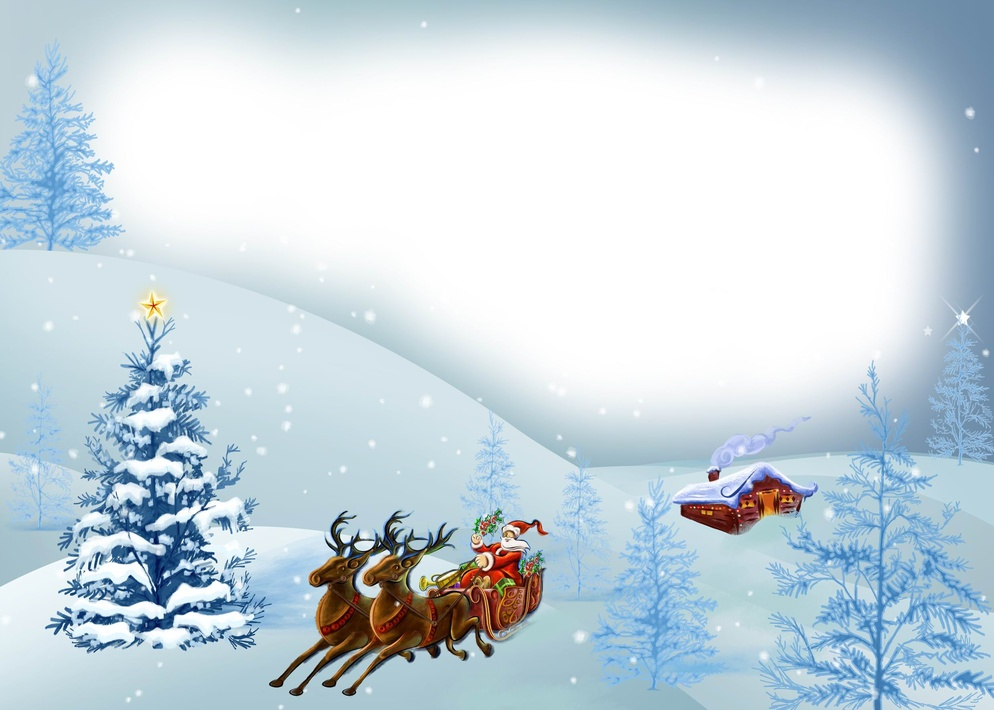
#> input picture Christmas_card.jpg, 994 x 710 px, shrunk from 1920 x 1080 before the run
$ python adding_some_data.py
#> lines starting #> are read from the running program, lines starting #| are printed output that depends on the picture
from PIL import Image, ImageDraw, ImageFont
from shutil import copy
import os
import shutil


def adding_text():
    if True:                                                  # ЕСЛИ ВЫБРАН ПЕРВЫЙ ШАБЛОН
        text_recipient = 'flex'                                   # Добавить текст получателя, полученный из приложения  !!!
        text_sender = 'flex'                                      # Добавить текст отправителя, полученный из приложения !!!

        shutil.copy('pattern_1.jpg', 'Christmas_card.jpg')

        font = ImageFont.truetype("main_font.otf", 100)
        img = Image.open('Christmas_card.jpg')
#> img is the input picture: PIL image 994x710 RGB; mean R, G, B 197.9, 212.9, 221.7
        draw = ImageDraw.Draw(img)
        if len(text_recipient) != 0:
            draw.text((0, 0), text_recipient, (255, 255, 255), font=font)    # ВЫБРАТЬ МЕСТО ДЛЯ ПОЛУЧАТЕЛЯ
        if len(text_sender) != 0:
            draw.text((0, 0), text_sender, (255, 255, 255), font=font)       # ВЫБРАТЬ МЕСТО ДЛЯ ОТРАВИТЕЛЯ

        img.save("Christmas_card.jpg")
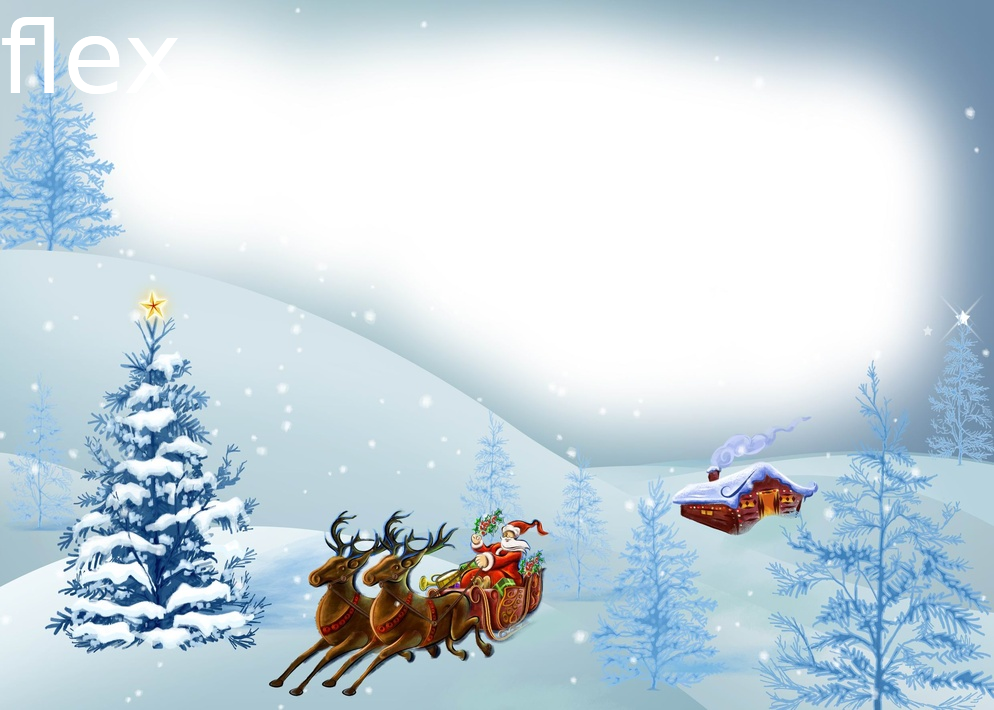
#> saved as Christmas_card.jpg: PIL image 994x710 RGB; mean R, G, B 198.1, 213.1, 221.9


adding_text()
